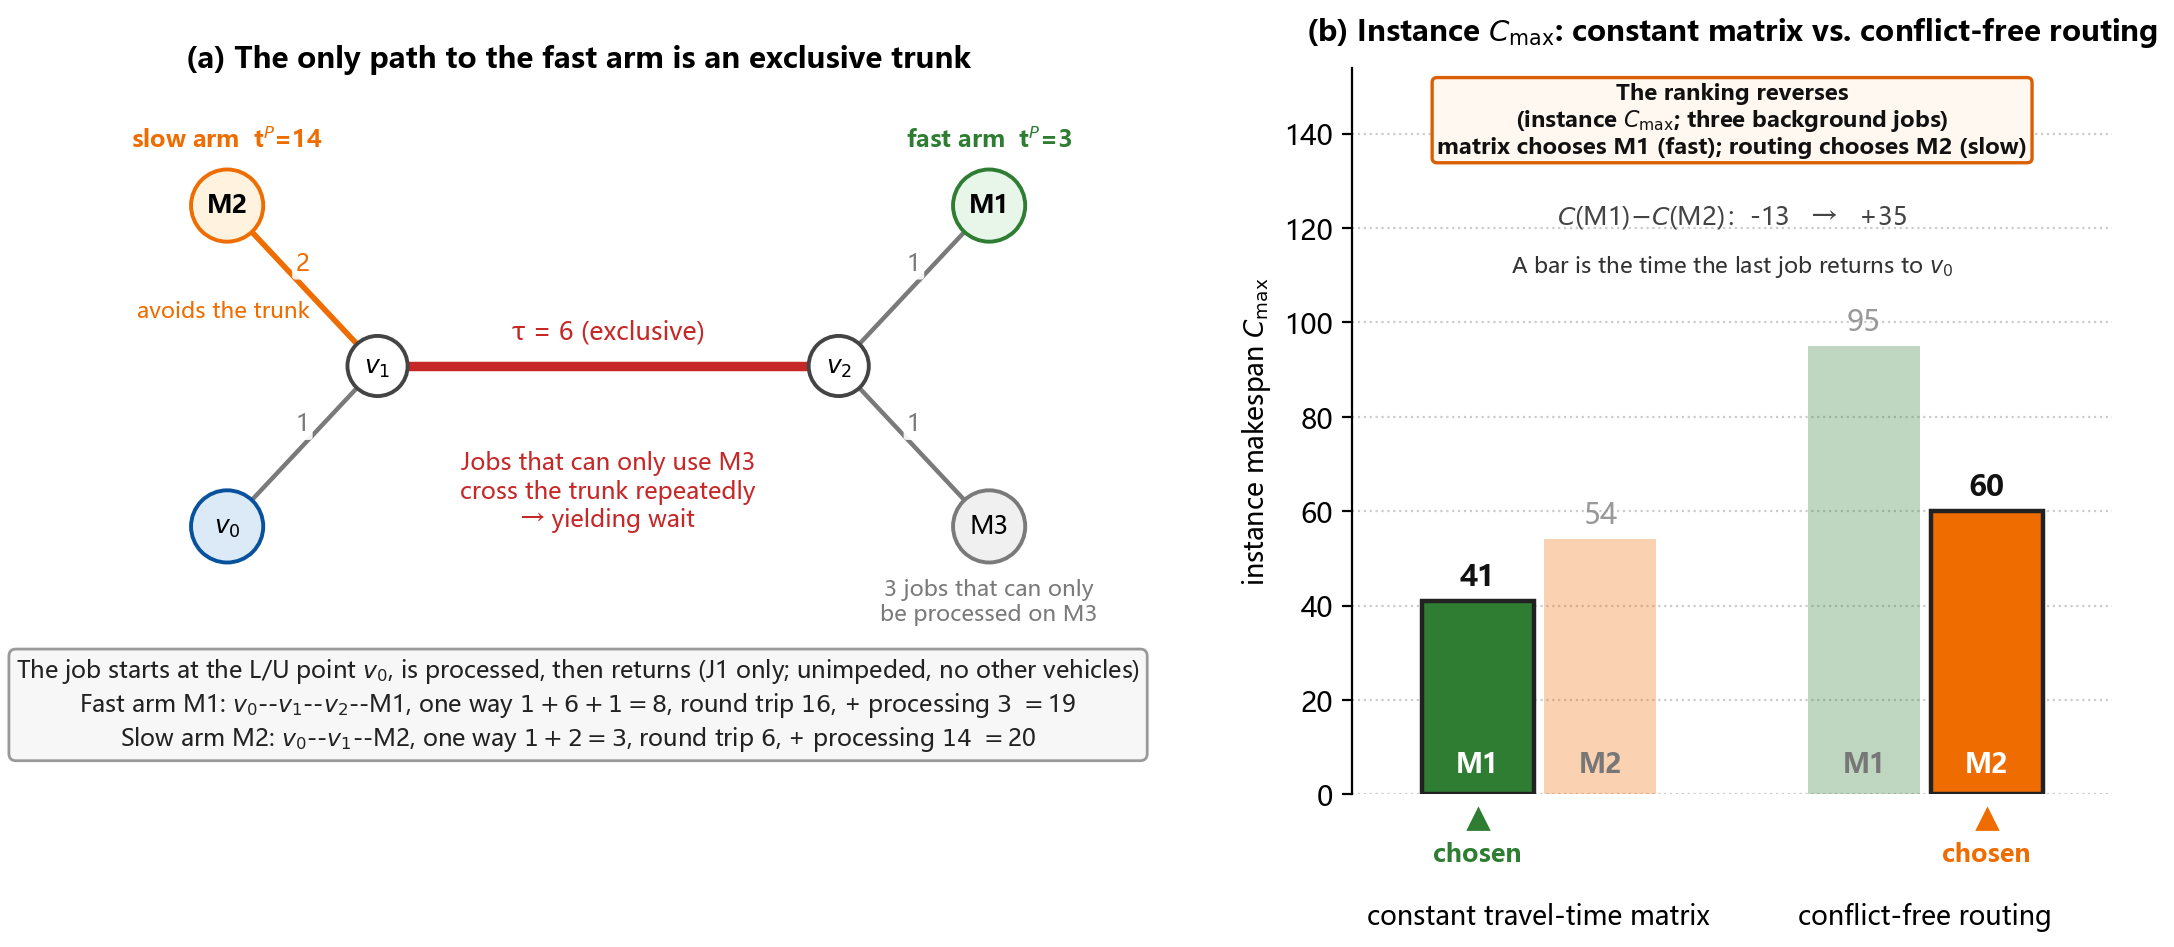

Reproduce this figure in Python.
# -*- coding: utf-8 -*-
"""Figure 1, motivating instance: the constant travel-time matrix and
conflict-free routing rank the same two assignments in opposite order.

Data come from clbs/output/motivating.json, computed by clbs/tools/motivating.py
with the same decoder as the paper -- the four numbers in (b) are not schematic.
The geometry in (a) matches that instance one-to-one.
"""
from __future__ import annotations

import json
import os

import matplotlib

matplotlib.use("Agg")
import matplotlib.pyplot as plt
from matplotlib.lines import Line2D
from matplotlib.patches import Circle, FancyBboxPatch

HERE = os.path.dirname(os.path.abspath(__file__))
ROOT = os.path.abspath(os.path.join(HERE, "..", ".."))
DATA = os.path.join(ROOT, "clbs", "output", "motivating.json")

plt.rcParams.update({
    "font.sans-serif": ["Microsoft YaHei", "SimHei", "DejaVu Sans"],
    "axes.unicode_minus": False,
    "figure.dpi": 200,
    "pdf.fonttype": 42,
    "ps.fonttype": 42,
})

C_FAST = "#2e7d32"      # fast arm M1
C_SLOW = "#ef6c00"      # slow arm M2
C_TRUNK = "#c62828"     # exclusive trunk
C_GREY = "#7a7a7a"

# Default (English) figure copy.  fig_motivating_CN.py passes STRINGS_CN.
STRINGS = {
    "title_a": "(a) The only path to the fast arm is an exclusive trunk",
    "trunk_tau": "τ = {tau:.0f} (exclusive)",
    "avoids_trunk": "avoids the trunk",
    "fast_arm": "fast arm  t$^P$={proc:.0f}",
    "slow_arm": "slow arm  t$^P$={proc:.0f}",
    "m3_jobs": "{n:.0f} jobs that can only\nbe processed on M3",
    "m3_yield": "Jobs that can only use M3\ncross the trunk repeatedly\n→ yielding wait",
    "two_assign": (
        "The job starts at the L/U point $v_0$, is processed, then returns (J1 only; unimpeded, no other vehicles)\n"
        "Fast arm M1: $v_0$--$v_1$--$v_2$--M1, one way $1+{tau:.0f}+1={one1:.0f}$, "
        "round trip ${t1:.0f}$, + processing ${p1:.0f}$ $=${s1:.0f}\n"
        "Slow arm M2: $v_0$--$v_1$--M2, one way $1+2={one2:.0f}$, "
        "round trip ${t2:.0f}$, + processing ${p2:.0f}$ $=${s2:.0f}"
    ),
    "assign_ylim_lo": -1.70,
    "assign_y": -1.08,
    "title_b": "(b) Instance $C_{\\max}$: constant matrix vs. conflict-free routing",
    "group_ideal": "constant travel-time matrix",
    "group_routed": "conflict-free routing",
    "chosen": "chosen",
    "reversal": (
        "The ranking reverses\n"
        "(instance $C_{{\\max}}$; three background jobs)\n"
        "matrix chooses M{a} (fast); routing chooses M{b} (slow)"
    ),
    "ylabel": "instance makespan $C_{\\max}$",
    "delta_y_mult": 1.18,
    "delta_x": 0.72,
    "delta_y_axes": 0.795,
    "note_y_axes": 0.745,
    "note_delta_gap": 0.08,
    "ylim_mult": 1.62,
    "reversal_fs": 8,
    "reversal_pad": 0.22,
    "reversal_ls": 1.15,
    "bars_note_at": "below_delta",
    "bars_note": "A bar is the time the last job returns to $v_0$",
}


def node(ax, x, y, label, fc="#ffffff", ec="#444444", r=0.30, fs=9, bold=False):
    ax.add_patch(Circle((x, y), r, facecolor=fc, edgecolor=ec, lw=1.4, zorder=4))
    ax.text(x, y, label, ha="center", va="center", zorder=5,
            fontsize=fs, fontweight="bold" if bold else "normal")


def edge(ax, p, q, tau, color=C_GREY, lw=1.6, ls="-", off=(0.0, 0.22), fs=8.5):
    ax.plot([p[0], q[0]], [p[1], q[1]], color=color, lw=lw, ls=ls, zorder=2)
    ax.text((p[0] + q[0]) / 2 + off[0], (p[1] + q[1]) / 2 + off[1], tau,
            ha="center", va="center", fontsize=fs, color=color, zorder=6,
            bbox=dict(boxstyle="round,pad=0.14", fc="white", ec="none", alpha=0.9))


def panel_layout(ax, p, S=None) -> None:
    S = STRINGS if S is None else S
    ax.set_title(S["title_a"],
                 fontsize=10.5, fontweight="bold", pad=10)
    ax.set_xlim(-0.6, 9.4)
    # Extra bottom room when the assignment caption is wrapped (English).
    # Localized copies may override the two coordinates.
    ylim_lo = S.get("assign_ylim_lo")
    if ylim_lo is None:
        ylim_lo = -1.05 if "\n" in S["two_assign"] else -0.4
    ax.set_ylim(ylim_lo, 5.0)
    ax.axis("off")
    ax.set_aspect("equal")

    P = {"v0": (0.9, 0.7), "v1": (2.4, 2.3), "v2": (7.0, 2.3),
         "m1": (8.5, 3.9), "m2": (0.9, 3.9), "m3": (8.5, 0.7)}

    edge(ax, P["v0"], P["v1"], "1")
    edge(ax, P["v1"], P["v2"], S["trunk_tau"].format(tau=p["trunk_tau"]),
         color=C_TRUNK, lw=3.4, off=(0.0, 0.34), fs=9)
    edge(ax, P["v2"], P["m1"], "1")
    edge(ax, P["v2"], P["m3"], "1")
    edge(ax, P["v1"], P["m2"], "2", color=C_SLOW, lw=2.0)
    ax.text(0.0, 2.85, S["avoids_trunk"], ha="left", va="center",
            fontsize=8, color=C_SLOW)

    node(ax, *P["v0"], "$v_0$", fc="#dceaf8", ec="#08519c", r=0.36, bold=True)
    node(ax, *P["v1"], "$v_1$")
    node(ax, *P["v2"], "$v_2$")
    node(ax, *P["m1"], "M1", fc="#e8f5e9", ec=C_FAST, r=0.36, bold=True)
    node(ax, *P["m2"], "M2", fc="#fff3e0", ec=C_SLOW, r=0.36, bold=True)
    node(ax, *P["m3"], "M3", fc="#f0f0f0", ec=C_GREY, r=0.36)

    ax.text(8.5, 4.48, S["fast_arm"].format(proc=p["proc_fast"]), ha="center",
            fontsize=8.5, color=C_FAST, fontweight="bold")
    ax.text(0.9, 4.48, S["slow_arm"].format(proc=p["proc_slow"]), ha="center",
            fontsize=8.5, color=C_SLOW, fontweight="bold")
    ax.text(8.5, 0.18, S["m3_jobs"].format(n=p["n_background"]),
            ha="center", va="top", fontsize=8, color=C_GREY, linespacing=1.15)
    # English yield note is three lines: sit it in the open bay below the trunk.
    y_yield = 1.05 if "\n" in S["m3_yield"] else 1.68
    ax.text(4.7, y_yield, S["m3_yield"],
            ha="center", va="center", fontsize=8.5, color=C_TRUNK,
            linespacing=1.2,
            bbox=dict(boxstyle="round,pad=0.22", fc="white", ec="none", alpha=0.88))

    y_assign = S.get("assign_y")
    if y_assign is None:
        y_assign = -0.62 if "\n" in S["two_assign"] else -0.30
    ax.text(4.4, y_assign,
            S["two_assign"].format(
                tau=p["trunk_tau"],
                t1=p["travel_M1_round"], p1=p["proc_fast"],
                t2=p["travel_M2_round"], p2=p["proc_slow"],
                one1=p["travel_M1_round"] / 2.0,
                one2=p["travel_M2_round"] / 2.0,
                s1=p["travel_M1_round"] + p["proc_fast"],
                s2=p["travel_M2_round"] + p["proc_slow"]),
            ha="center", va="center", fontsize=8.5, color="#222222",
            linespacing=1.25,
            bbox=dict(boxstyle="round,pad=0.3", fc="#f7f7f7", ec="#999999"))


def panel_reversal(ax, d, S=None) -> None:
    S = STRINGS if S is None else S
    ax.set_title(S["title_b"],
                 fontsize=10.5, fontweight="bold", pad=10)
    groups = [(S["group_ideal"], "ideal"),
              (S["group_routed"], "routed")]
    xs = [0.0, 1.45]
    w = 0.42

    top = max(d["M1"]["routed"], d["M2"]["routed"])
    picks = []
    for gx, (glabel, key) in zip(xs, groups):
        v1, v2 = d["M1"][key], d["M2"][key]
        win = 1 if v1 <= v2 else 2
        picks.append(win)
        for off, val, col, who in ((-w / 2 - 0.02, v1, C_FAST, 1),
                                   (+w / 2 + 0.02, v2, C_SLOW, 2)):
            chosen = who == win
            ax.bar(gx + off, val, width=w, color=col, zorder=3,
                   alpha=1.0 if chosen else 0.30,
                   edgecolor="#222222" if chosen else "none",
                   linewidth=1.6 if chosen else 0)
            ax.text(gx + off, val + top * 0.02, f"{val:.0f}", ha="center",
                    va="bottom", fontsize=10.5, zorder=4,
                    fontweight="bold" if chosen else "normal",
                    color="#111111" if chosen else "#999999")
            ax.text(gx + off, top * 0.035, f"M{who}", ha="center", va="bottom",
                    fontsize=9.5, zorder=5, fontweight="bold",
                    color="#ffffff" if chosen else "#777777")
            if chosen:
                ax.plot([gx + off], [-top * 0.055], marker="^", ms=7, color=col,
                        clip_on=False, zorder=5)
                ax.text(gx + off, -top * 0.105, S["chosen"], ha="center", va="top",
                        fontsize=9, color=col, fontweight="bold")
        ax.text(gx, -top * 0.24, glabel, ha="center", va="top", fontsize=9.5)

    n_rev = S["reversal"].count("\n") + 1
    # Keep the reversal box inside panel (b); long English must wrap, not spill left.
    ax.text(0.50, 0.98, S["reversal"].format(
            a=picks[0], b=picks[1],
            c1=d["M1"]["ideal"], c2=d["M2"]["ideal"],
            c3=d["M1"]["routed"], c4=d["M2"]["routed"]),
            transform=ax.transAxes, ha="center", va="top",
            fontsize=S.get("reversal_fs", 9 if n_rev > 1 else 10),
            fontweight="bold", color="#111111",
            linespacing=S.get("reversal_ls", 1.25), clip_on=True,
            bbox=dict(boxstyle="round,pad=%s" % S.get("reversal_pad", 0.34),
                      fc="#fff8f0", ec="#d95f02", lw=1.2))
    delta_mult = S.get("delta_y_mult")
    if delta_mult is None:
        delta_mult = 1.12 if n_rev > 1 else 1.15
    delta_x = S.get("delta_x", (xs[0] + xs[1]) / 2)
    delta_y_axes = S.get("delta_y_axes")
    if delta_y_axes is not None:
        ax.text(0.50, delta_y_axes,
                f"$C$(M1)$-$$C$(M2)：{d['M1']['ideal'] - d['M2']['ideal']:+.0f}"
                f"   →   {d['M1']['routed'] - d['M2']['routed']:+.0f}",
                transform=ax.transAxes, ha="center", va="center",
                fontsize=9, color="#444444")
    else:
        ax.text(delta_x, top * delta_mult,
                f"$C$(M1)$-$$C$(M2)：{d['M1']['ideal'] - d['M2']['ideal']:+.0f}"
                f"   →   {d['M1']['routed'] - d['M2']['routed']:+.0f}",
                ha="center", va="center", fontsize=9, color="#444444")

    ax.set_ylabel(S["ylabel"], fontsize=9.5)
    ylim_mult = S.get("ylim_mult")
    if ylim_mult is None:
        ylim_mult = 1.58 if n_rev > 1 else 1.44
    ax.set_ylim(0, top * ylim_mult)
    ax.set_xlim(-0.70, 2.15)
    note = S.get("bars_note")
    if note:
        formatted = note.format(
                c1=d["M1"]["ideal"], c2=d["M2"]["ideal"],
                c3=d["M1"]["routed"], c4=d["M2"]["routed"])
        note_at = S.get("bars_note_at", "below_axes")
        if note_at == "below_delta":
            note_y_axes = S.get("note_y_axes")
            if note_y_axes is not None:
                ax.text(0.50, note_y_axes, formatted,
                        transform=ax.transAxes, ha="center", va="top",
                        fontsize=8, color="#333333", linespacing=1.2)
            else:
                gap = S.get("note_delta_gap", 0.09)
                ax.text(delta_x, top * (delta_mult - gap),
                        formatted, ha="center", va="top",
                        fontsize=8, color="#333333", linespacing=1.2)
        elif note_at == "above_delta":
            ax.text(delta_x, top * (delta_mult + 0.06),
                    formatted, ha="center", va="bottom",
                    fontsize=8, color="#333333", linespacing=1.2)
        else:
            ax.text(0.50, -0.42, formatted,
                    transform=ax.transAxes, ha="center", va="top",
                    fontsize=7.6, color="#333333", linespacing=1.25)
    ax.set_xticks([])
    for side in ("top", "right", "bottom"):
        ax.spines[side].set_visible(False)
    ax.grid(axis="y", ls=":", color="#cccccc", zorder=0)
    ax.set_axisbelow(True)


def main() -> None:
    if not os.path.exists(DATA):
        raise SystemExit(f"missing {DATA}; from clbs/ run: py -m tools.motivating --sweep")
    with open(DATA, encoding="utf-8") as f:
        d = json.load(f)

    fig, axes = plt.subplots(1, 2, figsize=(11.4, 4.90),
                             gridspec_kw={"width_ratios": [1.32, 1.0]})
    panel_layout(axes[0], d["params"])
    panel_reversal(axes[1], d)

    fig.tight_layout(w_pad=2.0)
    stem = os.path.join(HERE, "fig_motivating")
    fig.savefig(stem + ".pdf", bbox_inches="tight", pad_inches=0.08)
    if os.environ.get("CLBS_FIG_PNG", "1") != "0":
        fig.savefig(stem + ".png", dpi=200, bbox_inches="tight", pad_inches=0.08)
    plt.close(fig)
    print("wrote", stem + ".pdf/.png")


if __name__ == "__main__":
    main()
